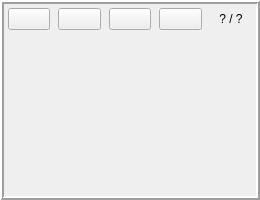
<?xml version="1.0" encoding="UTF-8"?>
<ui version="4.0">
 <class>CardsStackView</class>
 <widget class="QFrame" name="CardsStackView">
  <property name="geometry">
   <rect>
    <x>0</x>
    <y>0</y>
    <width>260</width>
    <height>200</height>
   </rect>
  </property>
  <property name="sizePolicy">
   <sizepolicy hsizetype="Preferred" vsizetype="Fixed">
    <horstretch>0</horstretch>
    <verstretch>0</verstretch>
   </sizepolicy>
  </property>
  <property name="minimumSize">
   <size>
    <width>200</width>
    <height>200</height>
   </size>
  </property>
  <property name="maximumSize">
   <size>
    <width>350</width>
    <height>200</height>
   </size>
  </property>
  <property name="windowTitle">
   <string>Frame</string>
  </property>
  <property name="styleSheet">
   <string notr="true">CardsStackView
{
     border-width: 1px;
     border-style: solid;
     border-radius: 4px;
}</string>
  </property>
  <property name="frameShape">
   <enum>QFrame::Box</enum>
  </property>
  <property name="frameShadow">
   <enum>QFrame::Raised</enum>
  </property>
  <property name="lineWidth">
   <number>2</number>
  </property>
  <layout class="QVBoxLayout" name="verticalLayout">
   <property name="spacing">
    <number>0</number>
   </property>
   <property name="leftMargin">
    <number>0</number>
   </property>
   <property name="topMargin">
    <number>0</number>
   </property>
   <property name="rightMargin">
    <number>0</number>
   </property>
   <property name="bottomMargin">
    <number>0</number>
   </property>
   <item>
    <widget class="QFrame" name="frameButtons">
     <property name="frameShape">
      <enum>QFrame::NoFrame</enum>
     </property>
     <property name="frameShadow">
      <enum>QFrame::Plain</enum>
     </property>
     <layout class="QHBoxLayout" name="frameButtonsLayout">
      <property name="spacing">
       <number>8</number>
      </property>
      <property name="leftMargin">
       <number>4</number>
      </property>
      <property name="topMargin">
       <number>4</number>
      </property>
      <property name="rightMargin">
       <number>4</number>
      </property>
      <property name="bottomMargin">
       <number>4</number>
      </property>
      <item>
       <widget class="QPushButton" name="pbBrowse">
        <property name="text">
         <string/>
        </property>
        <property name="icon">
         <iconset resource="../res.qrc">
          <normaloff>:/icons/browse.png</normaloff>:/icons/browse.png</iconset>
        </property>
        <property name="iconSize">
         <size>
          <width>24</width>
          <height>24</height>
         </size>
        </property>
       </widget>
      </item>
      <item>
       <widget class="QPushButton" name="pbShuffle">
        <property name="text">
         <string/>
        </property>
        <property name="icon">
         <iconset resource="../res.qrc">
          <normaloff>:/icons/shuffle.png</normaloff>:/icons/shuffle.png</iconset>
        </property>
        <property name="iconSize">
         <size>
          <width>24</width>
          <height>24</height>
         </size>
        </property>
       </widget>
      </item>
      <item>
       <widget class="QPushButton" name="pbDraw">
        <property name="text">
         <string/>
        </property>
        <property name="icon">
         <iconset resource="../res.qrc">
          <normaloff>:/icons/draw.png</normaloff>:/icons/draw.png</iconset>
        </property>
        <property name="iconSize">
         <size>
          <width>48</width>
          <height>24</height>
         </size>
        </property>
       </widget>
      </item>
      <item>
       <widget class="QPushButton" name="pbBurn">
        <property name="text">
         <string/>
        </property>
        <property name="icon">
         <iconset resource="../res.qrc">
          <normaloff>:/icons/burn.png</normaloff>:/icons/burn.png</iconset>
        </property>
        <property name="iconSize">
         <size>
          <width>24</width>
          <height>24</height>
         </size>
        </property>
       </widget>
      </item>
      <item>
       <widget class="QLabel" name="label">
        <property name="text">
         <string>? / ?</string>
        </property>
        <property name="alignment">
         <set>Qt::AlignCenter</set>
        </property>
       </widget>
      </item>
     </layout>
    </widget>
   </item>
   <item>
    <widget class="QFrame" name="framePicture">
     <property name="styleSheet">
      <string notr="true">#framePicture{
	background-image: url(&quot;:/icons/Library_back.png&quot;);
	background-repeat: no-repeat;
	background-position: center center;
}</string>
     </property>
     <property name="frameShape">
      <enum>QFrame::NoFrame</enum>
     </property>
     <property name="frameShadow">
      <enum>QFrame::Plain</enum>
     </property>
     <property name="lineWidth">
      <number>0</number>
     </property>
     <layout class="QVBoxLayout" name="verticalLayout_2">
      <property name="spacing">
       <number>0</number>
      </property>
      <property name="leftMargin">
       <number>0</number>
      </property>
      <property name="topMargin">
       <number>0</number>
      </property>
      <property name="rightMargin">
       <number>0</number>
      </property>
      <property name="bottomMargin">
       <number>0</number>
      </property>
      <item>
       <spacer name="verticalSpacer">
        <property name="orientation">
         <enum>Qt::Vertical</enum>
        </property>
        <property name="sizeHint" stdset="0">
         <size>
          <width>20</width>
          <height>296</height>
         </size>
        </property>
       </spacer>
      </item>
     </layout>
    </widget>
   </item>
  </layout>
 </widget>
 <resources>
  <include location="../res.qrc"/>
 </resources>
 <connections/>
</ui>
